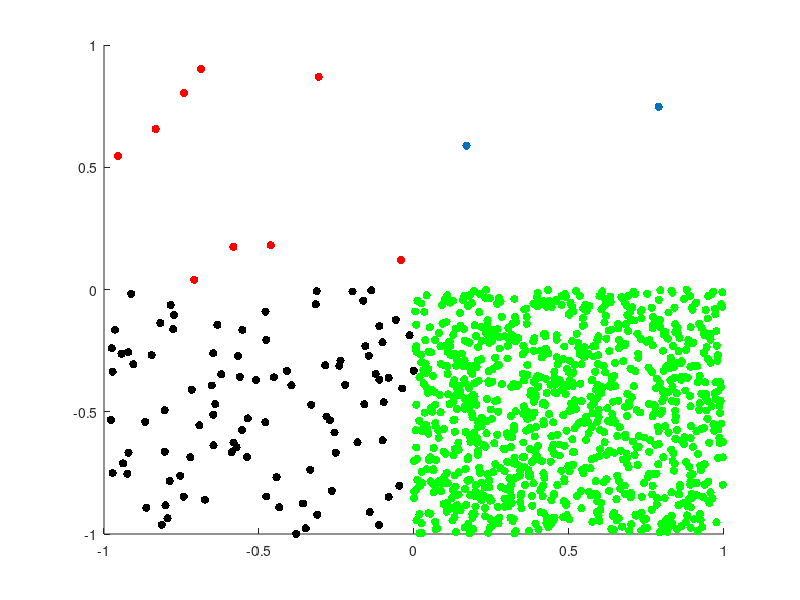

Write the MATLAB code that produced this figure.
%non-homogeneous spatial poisson
clear all;

N1=poissrnd(1)
N2=poissrnd(10)
N3=poissrnd(100)
N4=poissrnd(1000)

X1=unifrnd(0,1,1,N1);
Y1=unifrnd(0,1,1,N1);
X2=unifrnd(-1,0,1,N2);
Y2=unifrnd(-0,1,1,N2);
X3=unifrnd(-1,0,1,N3);
Y3=unifrnd(-1,0,1,N3);
X4=unifrnd(0,1,1,N4);
Y4=unifrnd(-1,0,1,N4);

figure
hold
scatter(X1,Y1,'filled');
scatter(X2,Y2,'r','filled');
scatter(X3,Y3,'k','filled');
scatter(X4,Y4,'g','filled');
hold